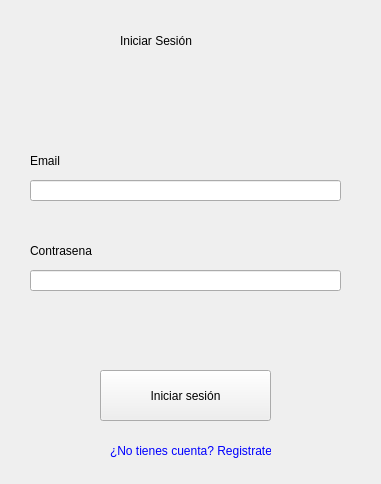
<?xml version="1.0" encoding="UTF-8"?>
<ui version="4.0">
 <class>MainWindow</class>
 <widget class="QMainWindow" name="MainWindow">
  <property name="geometry">
   <rect>
    <x>0</x>
    <y>0</y>
    <width>381</width>
    <height>484</height>
   </rect>
  </property>
  <property name="windowTitle">
   <string>MainWindow</string>
  </property>
  <widget class="QWidget" name="centralwidget">
   <widget class="QLineEdit" name="passwordInput">
    <property name="geometry">
     <rect>
      <x>30</x>
      <y>270</y>
      <width>311</width>
      <height>21</height>
     </rect>
    </property>
    <property name="echoMode">
     <enum>QLineEdit::EchoMode::Password</enum>
    </property>
   </widget>
   <widget class="QLineEdit" name="emailInput">
    <property name="geometry">
     <rect>
      <x>30</x>
      <y>180</y>
      <width>311</width>
      <height>21</height>
     </rect>
    </property>
    <property name="text">
     <string/>
    </property>
    <property name="echoMode">
     <enum>QLineEdit::EchoMode::Normal</enum>
    </property>
   </widget>
   <widget class="QPushButton" name="aceptatButton">
    <property name="geometry">
     <rect>
      <x>100</x>
      <y>370</y>
      <width>171</width>
      <height>51</height>
     </rect>
    </property>
    <property name="text">
     <string>Iniciar sesión</string>
    </property>
   </widget>
   <widget class="QLabel" name="loginTitle">
    <property name="geometry">
     <rect>
      <x>120</x>
      <y>20</y>
      <width>131</width>
      <height>41</height>
     </rect>
    </property>
    <property name="text">
     <string>Iniciar Sesión</string>
    </property>
   </widget>
   <widget class="QLabel" name="emailLabel">
    <property name="geometry">
     <rect>
      <x>30</x>
      <y>140</y>
      <width>121</width>
      <height>41</height>
     </rect>
    </property>
    <property name="text">
     <string>Email</string>
    </property>
   </widget>
   <widget class="QLabel" name="passwordLabel">
    <property name="geometry">
     <rect>
      <x>30</x>
      <y>230</y>
      <width>121</width>
      <height>41</height>
     </rect>
    </property>
    <property name="text">
     <string>Contrasena</string>
    </property>
   </widget>
   <widget class="QLabel" name="passwordLabel_2">
    <property name="geometry">
     <rect>
      <x>110</x>
      <y>430</y>
      <width>161</width>
      <height>41</height>
     </rect>
    </property>
    <property name="styleSheet">
     <string notr="true">color: blue;</string>
    </property>
    <property name="text">
     <string>¿No tienes cuenta? Registrate</string>
    </property>
   </widget>
  </widget>
 </widget>
 <tabstops>
  <tabstop>emailInput</tabstop>
  <tabstop>passwordInput</tabstop>
  <tabstop>aceptatButton</tabstop>
 </tabstops>
 <resources/>
 <connections/>
</ui>
